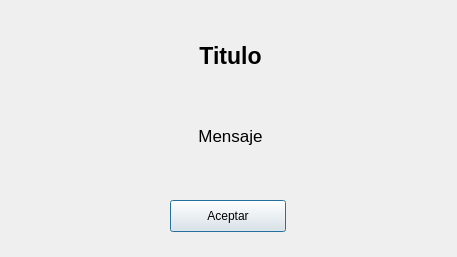
<?xml version="1.0" encoding="UTF-8"?>
<ui version="4.0">
 <class>Dialog</class>
 <widget class="QDialog" name="Dialog">
  <property name="geometry">
   <rect>
    <x>0</x>
    <y>0</y>
    <width>457</width>
    <height>257</height>
   </rect>
  </property>
  <property name="windowTitle">
   <string>Dialog</string>
  </property>
  <widget class="QLabel" name="label_titulo">
   <property name="geometry">
    <rect>
     <x>60</x>
     <y>30</y>
     <width>341</width>
     <height>51</height>
    </rect>
   </property>
   <property name="font">
    <font>
     <family>Ubuntu</family>
     <pointsize>17</pointsize>
     <weight>75</weight>
     <bold>true</bold>
    </font>
   </property>
   <property name="text">
    <string>Titulo</string>
   </property>
   <property name="alignment">
    <set>Qt::AlignCenter</set>
   </property>
  </widget>
  <widget class="QLabel" name="label_mensaje">
   <property name="geometry">
    <rect>
     <x>60</x>
     <y>90</y>
     <width>341</width>
     <height>91</height>
    </rect>
   </property>
   <property name="font">
    <font>
     <family>Ubuntu</family>
     <pointsize>13</pointsize>
    </font>
   </property>
   <property name="text">
    <string>Mensaje</string>
   </property>
   <property name="alignment">
    <set>Qt::AlignCenter</set>
   </property>
  </widget>
  <widget class="QPushButton" name="pushButton_aceptar">
   <property name="geometry">
    <rect>
     <x>170</x>
     <y>200</y>
     <width>116</width>
     <height>32</height>
    </rect>
   </property>
   <property name="text">
    <string>Aceptar</string>
   </property>
  </widget>
 </widget>
 <resources/>
 <connections/>
</ui>
